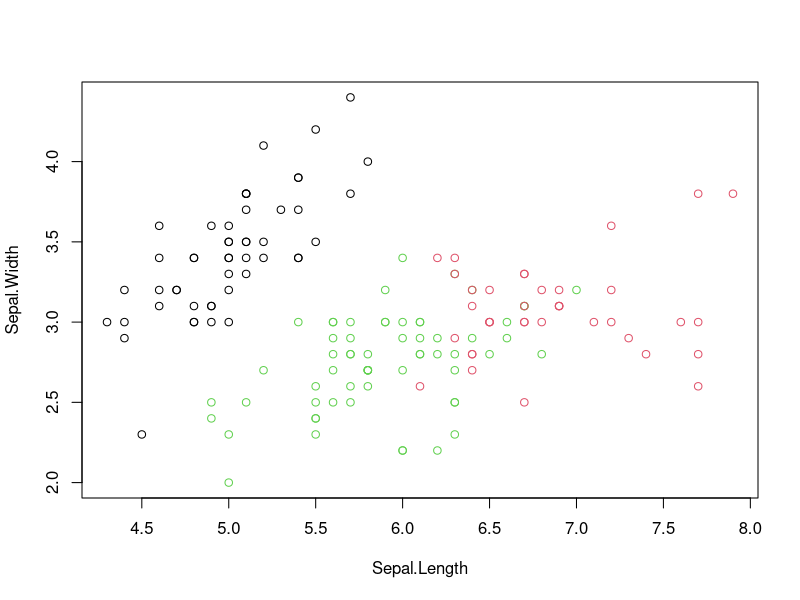
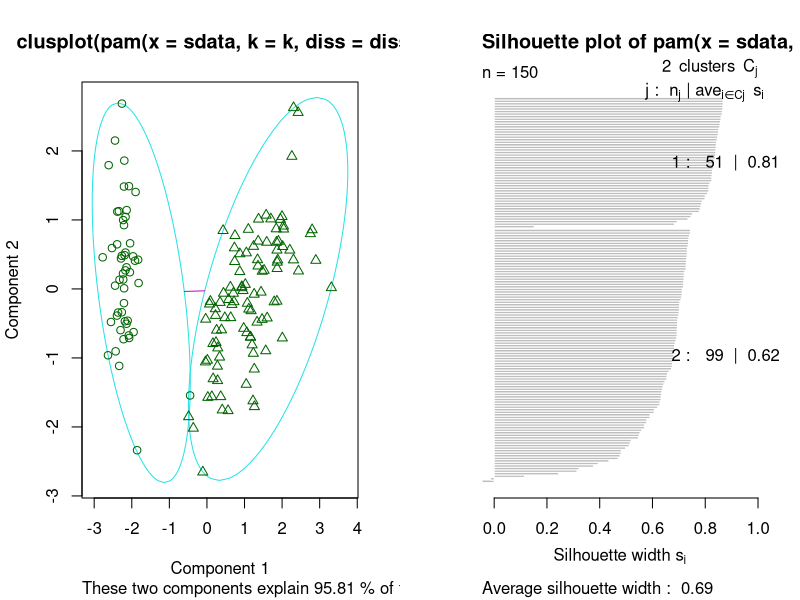

Source code (R) for these figures, in order: (Note: this script raises an error after producing the figures.)
# clustering
# k-Means clustering
data(iris)
iris2 <- iris
str(iris2)
# remove species from the data to cluster
iris2$Species <- NULL
str(iris2)
# Apply kmeans() to iris2, and store the clustering result in kc. The cluster number is set to 3.
(kmeans.result <- kmeans(iris2, 3))
# Compare the Species label with the clustering result
table(iris$Species, kmeans.result$cluster)
plot(iris2[c("Sepal.Length", "Sepal.Width")], col = kmeans.result$cluster)
# k-Medoids clustering
# The k-medoids clustering is very similar to k-means, and the major difference between them is that: while a cluster is represented with its center 
# in the k-means algorithm, it is represented with the object closest to the center of the cluster in the k-medoids clustering
library(fpc)
pamk.result <- pamk(iris2)
# number of clusters
pamk.result$nc
# check clustering against real species
table(pamk.result$pamobject$clustering, iris$Species)
layout(matrix(c(1,2),1,2)) # 2 graphs per page
plot(pamk.result$pamobject)
pam.result <- pam(iris2, 3)
table(pam.result$clustering, iris$Species)
layout(matrix(c(1,2),1,2)) # 2 graphs per page
plot(pam.result)
layout(matrix(1)) # change back to one graph per page
# Hierarchical clustering
# Draw a sample of 40 records from iris data, and remove variable Species
idx <- sample(1:dim(iris)[1], 40)
irisSample <- iris[idx,]
irisSample$Species <- NULL
str(irisSample)
# Hierarchical clustering
hc <- hclust(dist(irisSample), method="ave")
plot(hc, hang = -1, labels=iris$Species[idx])
# Density-based clustering
# The idea of density-based clustering is to group objects into one cluster 
# if they are connected to one another by densely populated area.
library(fpc)
iris2 <- iris[-5] # remove class tags
ds <- dbscan(iris2, eps=0.42, MinPts=5)
# compare clusters with original class labels
table(ds$cluster, iris$Species)
plot(ds, iris2)
plot(ds, iris2[c(1,4)])
plotcluster(iris2, ds$cluster)
# create a new dataset for labeling
set.seed(435)
idx <- sample(1:nrow(iris), 10)
newData <- iris[idx,-5]
newData <- newData + matrix(runif(10*4, min=0, max=0.2), nrow=10, ncol=4)
# label new data
myPred <- predict(ds, iris2, newData)
# check the labels assigned to new data
plot(iris2[c(1,4)], col=1+ds$cluster)
points(newData[c(1,4)], pch="*", col=1+myPred, cex=3)
# check cluster labels
table(myPred, iris$Species[idx])
